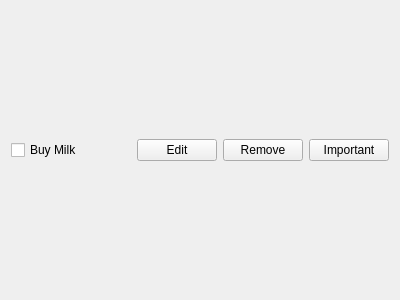
<?xml version="1.0" encoding="UTF-8"?>
<ui version="4.0">
 <class>Task</class>
 <widget class="QWidget" name="Task">
  <property name="geometry">
   <rect>
    <x>0</x>
    <y>0</y>
    <width>400</width>
    <height>300</height>
   </rect>
  </property>
  <property name="windowTitle">
   <string>Form</string>
  </property>
  <layout class="QHBoxLayout" name="horizontalLayout">
   <item>
    <widget class="QCheckBox" name="checkbox">
     <property name="styleSheet">
      <string notr="true"/>
     </property>
     <property name="text">
      <string>Buy Milk</string>
     </property>
    </widget>
   </item>
   <item>
    <widget class="QLabel" name="label_pic">
     <property name="text">
      <string/>
     </property>
    </widget>
   </item>
   <item>
    <spacer name="horizontalSpacer">
     <property name="orientation">
      <enum>Qt::Horizontal</enum>
     </property>
     <property name="sizeHint" stdset="0">
      <size>
       <width>40</width>
       <height>20</height>
      </size>
     </property>
    </spacer>
   </item>
   <item>
    <widget class="QPushButton" name="editButton">
     <property name="text">
      <string>Edit</string>
     </property>
    </widget>
   </item>
   <item>
    <widget class="QPushButton" name="removeButton">
     <property name="text">
      <string>Remove</string>
     </property>
    </widget>
   </item>
   <item>
    <widget class="QPushButton" name="Important">
     <property name="text">
      <string>Important</string>
     </property>
    </widget>
   </item>
  </layout>
 </widget>
 <resources/>
 <connections/>
</ui>
